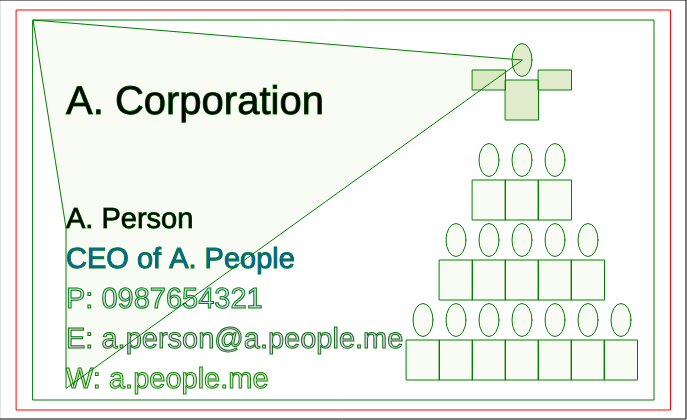
Frame 1 (no input)
Frame 60 (no input): identical to frame 1, image omitted
Frame 120 (the mouse pressed at the canvas centre since frame 60): identical to frame 1, image omitted

The p5.js sketch that drew this single still picture (run headless with seeded random() and noise() and a simulated clock; from frame 60 on, the mouse is pressed at the canvas centre):

// p5.js sketch
// ── sketch.js
// Print dimensions - good to keep ratios as variables throughout!
var cardH = 400;
var cardW = Math.round(cardH*1.636); // maintains aspect ratio throughout

// additional bleed and padding %
// use native JavaScript object Math to round - can't have decimals for pixels
var bleedPadW = Math.round(cardW*0.05);
var bleedPadH = Math.round(cardH*0.05);

// dimensions for bleed area
var bleedXmin = 0;
var bleedXmax = cardW + bleedPadW;
var bleedYmin = 0;
var bleedYmax = cardH + bleedPadH;

// dims for centered card area
var cardXmin = 0 + bleedPadW * 0.5;
var cardXmax = cardW;
var cardYmin = 0 + (bleedPadH * 0.5);
var cardYmax = cardH;

// dims for centered padding area
var padXmin = 0 + bleedPadW;
var padXmax = cardW - bleedPadW;
var padYmin = 0 + bleedPadH;
var padYmax = cardH - bleedPadH;


function setup() {
	createCanvas(cardW+bleedPadW, cardH+bleedPadH); // width and height of my canvas
	stroke("black");
	rect(bleedXmin, bleedYmin, bleedXmax-1, bleedYmax-1); // minus one to make it visible inside canvas
	stroke("red");
	rect(cardXmin, cardYmin, cardXmax, cardYmax); // centered
	stroke("green");
	rect(padXmin, padYmin, padXmax, padYmax); // centered

	// careful! see textSize is used by p5.js library, so don't name it as a var
	var fontSizeA = Math.round(cardH/10);
	textSize(fontSizeA);
	text("A. Corporation", padXmin+bleedPadW, padYmax*0.3)
	var fontSizeNorm = Math.round(cardH/14); // maintain aspect ratio with text too
	textSize(fontSizeNorm);
	text("A. Person", padXmin+bleedPadW, padYmax*0.6);
	fill(0, 102, 153);
	text("CEO of A. People", padXmin+bleedPadW, (padYmax*0.6)+fontSizeA);
	fill(0, 102, 153, 51);
	text("P: 0987654321", padXmin+bleedPadW, (padYmax*0.6)+(fontSizeA*2));
	fill(102, 0, 153, 51);
	text("E: a.person@a.people.me", padXmin+bleedPadW, (padYmax*0.6)+(fontSizeA*3));
	fill(102, 153, 0, 51);
	text("W: a.people.me", padXmin+bleedPadW, (padYmax*0.6)+(fontSizeA*4));

	// create graphic for CEO figure
	ellipse(padXmax - (bleedPadW*3), padYmin + (bleedPadH*2), bleedPadH, bleedPadW);
	rectMode(CENTER); // center the rect at a location kind of like a circle instead of begining at a corner
	rect(padXmax - (bleedPadW*3), padYmin + (bleedPadH*4), bleedPadW, bleedPadH*2);
	//rectMode(CORNER);
	rect(padXmax - (bleedPadW*4), padYmin + (bleedPadH*3), bleedPadW, bleedPadH);
	rect(padXmax - (bleedPadW*2), padYmin + (bleedPadH*3), bleedPadW, bleedPadH);

	fill(102, 153, 0, 10);
	quad(padXmax - (bleedPadW*3), padYmin + (bleedPadH*2), bleedPadW, bleedPadH, padXmin+bleedPadW, padYmax*0.6, padXmin+bleedPadW, (padYmax*0.6)+(fontSizeA*4))

	// create graphic not CEO figures
	for (var i=0; i<3; i++) {
		push();
		translate(padXmax - (bleedPadW*4), padYmax - (bleedPadH*11));
		rotate(TWO_PI*i);
		
		ellipse(0+bleedPadW*i, 0, bleedPadH, bleedPadW);
		rectMode(CENTER); // center the rect at a location kind of like a circle instead of begining at a corner
		rect(0+bleedPadW*i, 0 + (bleedPadH*2), bleedPadW, bleedPadH*2);
		//rectMode(CORNER);
		rect(padXmax - (bleedPadW*4), padYmin + (bleedPadH*4), bleedPadW, bleedPadH);
		rect(padXmax - (bleedPadW*2), padYmin + (bleedPadH*4), bleedPadW, bleedPadH);
		pop();
	}

	// more not-CEO figures - Only need to change 3 parameters
	for (var i=0; i<5; i++) {
		push();
		translate(padXmax - (bleedPadW*5), padYmax - (bleedPadH*7));
		rotate(TWO_PI*i);
		
		ellipse(0+bleedPadW*i, 0, bleedPadH, bleedPadW);
		rectMode(CENTER); // center the rect at a location kind of like a circle instead of begining at a corner
		rect(0+bleedPadW*i, 0 + (bleedPadH*2), bleedPadW, bleedPadH*2);
		//rectMode(CORNER);
		rect(padXmax - (bleedPadW*4), padYmin + (bleedPadH*4), bleedPadW, bleedPadH);
		rect(padXmax - (bleedPadW*2), padYmin + (bleedPadH*4), bleedPadW, bleedPadH);
		pop();
	}

	// more not-CEO figures - Only need to change 3 parameters
	for (var i=0; i<7; i++) {
		push();
		translate(padXmax - (bleedPadW*6), padYmax - (bleedPadH*3));
		rotate(TWO_PI*i);
		
		ellipse(0+bleedPadW*i, 0, bleedPadH, bleedPadW);
		rectMode(CENTER); // center the rect at a location kind of like a circle instead of begining at a corner
		rect(0+bleedPadW*i, 0 + (bleedPadH*2), bleedPadW, bleedPadH*2);
		//rectMode(CORNER);
		rect(padXmax - (bleedPadW*4), padYmin + (bleedPadH*4), bleedPadW, bleedPadH);
		rect(padXmax - (bleedPadW*2), padYmin + (bleedPadH*4), bleedPadW, bleedPadH);
		pop();
	}

	
}

function draw() {


}
